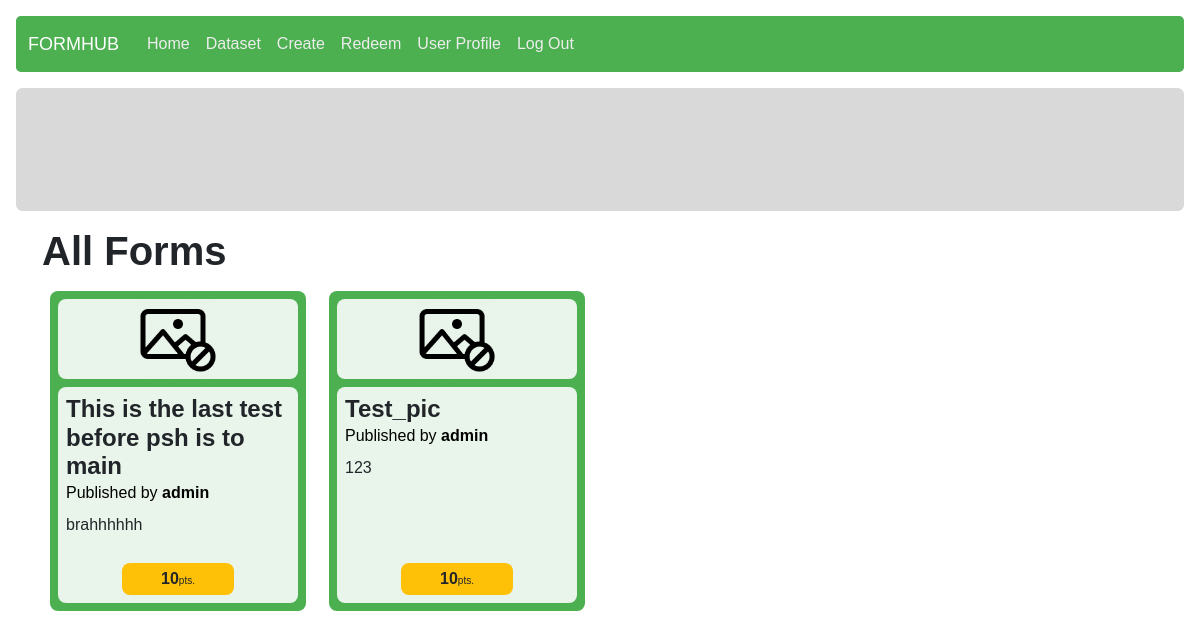
Page / (signed in) on the committed database.
### form_management/models.py (models this page shows, shortened)
class Form(models.Model):
    owner = models.ForeignKey(User, on_delete = models.CASCADE)
    form_name = models.CharField(max_length = 125)
    description = models.CharField(max_length = 1000)
    category = models.ForeignKey(Category, on_delete = models.CASCADE, null = True)
    design = models.JSONField()
    creation_timestamp = models.DateTimeField(auto_now_add = True)
    publish_timestamp = models.DateTimeField(null = True)
    is_open = models.BooleanField(default = False)
    is_sale = models.BooleanField(default = False)
    form_point = models.ForeignKey(Point, on_delete = models.CASCADE, related_name="form_point")
    form_selling_point = models.ForeignKey(Point, on_delete = models.CASCADE, null = True, blank = True, related_name="form_selling_point")
    form_pic = models.ImageField(
        upload_to="static/form_management/imgs",
        null = True,
        default = "static/form_management/imgs/no-pic.png")

class Point(models.Model):
    form_size = models.CharField(max_length = 2)
    context = models.CharField(max_length = 3, null = True, blank = True, choices = POINT_CONTEXT) # SEL = Selling, ANS = answering
    point = models.IntegerField()
    description = models.CharField(max_length = 50, null = True, blank = True)
    lower_bound = models.IntegerField()
    upper_bound = models.IntegerField()

### authentication/models.py (models this page shows)
class User(AbstractUser):
    student_id = models.CharField(max_length = 10, null = True)
    profile_img = models.ImageField(
        upload_to="static/userprofile/imgs",
        null = True,
        default = "static/userprofile/imgs/default.jpg")
    def __str__(self):
        return f"{self.username}"

### answering/views.py (the view)
# urls.py: path("", views.index, name="index"),
def index(request):
	if (request.user.is_authenticated):
		is_already_answered_form = FormResponse.objects.filter(responder = request.user).values("form_id").distinct()
		exclude_form_list = [item["form_id"] for item in is_already_answered_form]
		forms = Form.objects.filter(is_open = True).exclude(id__in=exclude_form_list)
	else:
		forms = Form.objects.filter(is_open = True)
	return render(request, "answering/index.html", {
		"title": "All Active Forms",
		"forms": forms,
	})

### templates/answering/index.html (shortened to what this page needs)
{% extends "layout.html" %}
{% load static %}
{% block extra_css %}
    <link rel="stylesheet" href="{% static 'answering/index.css' %}">
{% endblock %}
{% block body %}
<div class="container">
    <h1><strong>All Forms</strong></h1>
    <div class="all-forms d-flex flex-row flex-wrap">
        {% for form in forms %}
            <div class="form-card p-2 d-flex flex-column col-sm-6 col-md-4 col-lg-3" data-code="{{ form.id }}">
                <div class="form p-2 d-flex flex-column">
                    <div class="img-container d-flex justify-content-center">
                        <img id="form_pic_{{form.id}}" data-code="{{ form.id }}" src="{{ form.form_pic }}" alt="no-photo">
                    </div>
                    <div class="form-meta-data mt-2 p-2">
                        <h4 class="form-name my-0">{{ form.form_name }}</h6>
                        <a href="/account/{{ form.owner.id }}" class="mb-2 author">Published by <strong>{{ form.owner }}</strong></a>
                        <div class="description">
                            {{ form.description }}
                        </div>
                        <div class="bottom-section mt-auto p-1">
                            <span class="point">{{ form.form_point.point }}</span><span class="unit">pts.</span>
                        </div>
                    </div>
                </div>
            </div>
        {% empty %}
            <h3>No form</h3>
        {% endfor %}
    </div>
</div>
{% endblock %}

### static/core/core.css (style rules this page uses)
* { margin: 0; padding: 0; box-sizing: border-box; font-family: Helvetica; }

### static/answering/index.css (style rules this page uses)
:root { --main-bg: #4CAF50; --card-trans-bg: #FFFFFFE0; }

### rows in the picture
Form: form_pic (placeholder picture), form_name "This is the last test before psh is to main", owner "admin", description "brahhhhhh", form_point.point "10"
Form: form_pic (placeholder picture), form_name "Test_pic", owner "admin", description "123", form_point.point "10"
